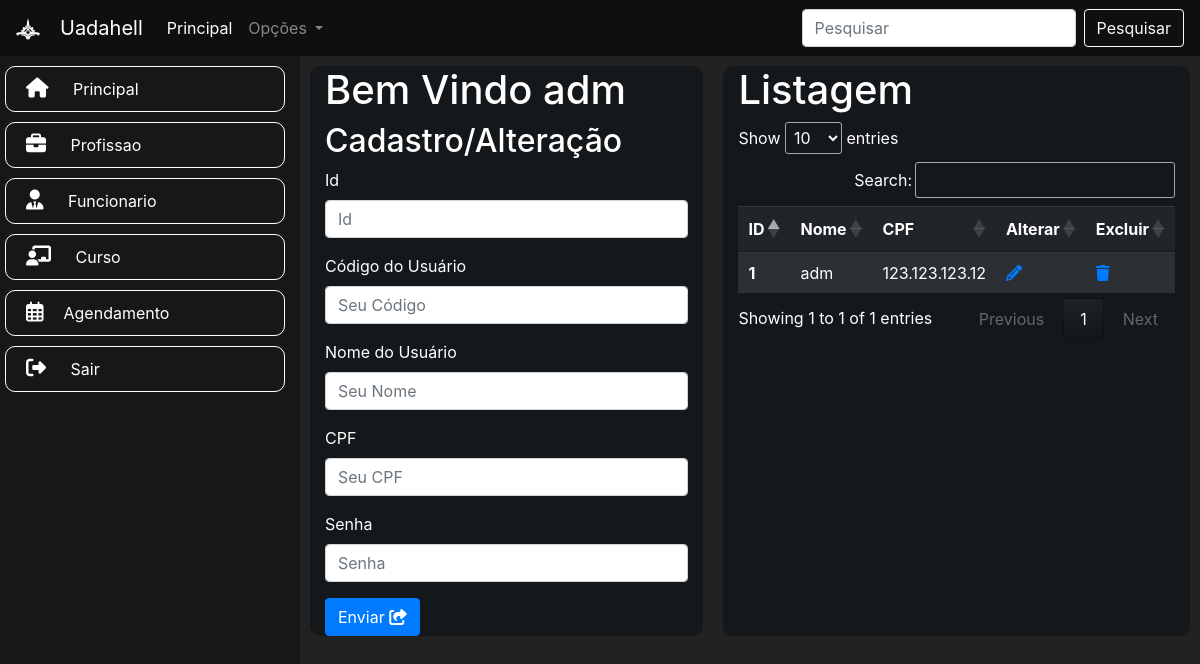
The app's page /principal.php (signed in) with its own data.
### tables this page shows
CREATE TABLE usuario(
	id INT PRIMARY KEY NOT NULL AUTO_INCREMENT,
    codigo VARCHAR(45),
    nome VARCHAR (45),
    cpf VARCHAR (45),
    senha VARCHAR(45)
);

### principal.php (the view, shortened to what this page needs)
<?php
include 'conexao.php';
$destino = "./usuario/inserir.php";
?>
<!DOCTYPE html>
<html lang="pt-br">
<head>
    <link rel="stylesheet" href="resources\style.css">
    <link rel="stylesheet" href="https://cdnjs.cloudflare.com/ajax/libs/animate.css/4.1.1/animate.min.css" />
    <link rel="stylesheet" href="https://cdnjs.cloudflare.com/ajax/libs/font-awesome/6.4.2/css/all.min.css"
 />
    <link rel="stylesheet" href="https://stackpath.bootstrapcdn.com/bootstrap/4.1.3/css/bootstrap.min.css"
>
    <link rel="stylesheet" href="https://cdn.datatables.net/1.13.6/css/jquery.dataTables.css">
</head>
<body style="background-color: #222222">
    <?php include('nav.php'); ?>
    <div class="container-fluid">
        <div class="row">
            <div class="col-md-3 menu animate__animated animate__fadeInLeft">
                <?php include 'menu.php'; ?>
            </div>
            <div class="col-md-9">
                <div class="row">
                    <div class="col-md cartao">
                        <h1>Bem Vindo
                            <?php echo $_SESSION['usuario'] ?>
                        </h1>
                        <h2>Cadastro/Alteração</h2>
                        <form action="<?= $destino; ?>" method="POST">
                            <div class="form-group">
                                <label>Id</label>
                                <input name="id" value="<?php echo isset($usuarios) ? $usuarios['id'] : '' ?>" type="text"
                                    class="form-control" placeholder="Id">
                            </div>
                            <div class="form-group">
                                <label>Código do Usuário</label>
                                <input name="codigo" value="<?php echo isset($usuarios) ? $usuarios['codigo'] : '' ?>"
                                    type="text" class="form-control" placeholder="Seu Código">
                            </div>
                            <div class="form-group">
                                <label>Nome do Usuário</label>
                                <input name="nome" value="<?php echo isset($usuarios) ? $usuarios['nome'] : '' ?>"
                                    type="text" class="form-control" placeholder="Seu Nome">
                            </div>
                            <div class="form-group">
                                <label>CPF</label>
                                <input id="cpf" value="<?php echo isset($usuarios) ? $usuarios['cpf'] : '' ?>" name="cpf"
                                    type="text" class="form-control" placeholder="Seu CPF">
                            </div>
                            <div class="form-group">
                                <label> Senha </label>
                                <input name="senha" value="<?php echo isset($usuarios) ? $usuarios['senha'] : '' ?>"
                                    type="text" class="form-control" placeholder="Senha" id="campoSenha">
                            </div>
                            <button type="submit" class="btn btn-primary">Enviar <i class="fa-solid fa-share-from-square"></i></button>
                        </form>
                    </div>
                    <div class="col-md cartao">
                        <h1>Listagem</h1>
                        <table class="table table-striped table-dark" id="tabela">
                            <thead>
                                <tr>
                                    <th scope="col">ID</th>
                                    <th scope="col">Nome</th>
                                    <th scope="col">CPF</th>
                                    <th scope="col">Alterar</th>
                                    <th scope="col">Excluir</th>
                                </tr>
                            </thead>
                            <tbody>
                                <?php
                                $sql = "SELECT * FROM usuario";
                                $resultado = mysqli_query($conexao, $sql);
                                while ($coluna = mysqli_fetch_array($resultado)) {
                                    ?>
                                    <tr>
                                        <th scope="row">
                                            <?php echo $coluna['id']; ?>
                                        </th>
                                        <td>
                                            <?php echo $coluna['nome']; ?>
                                        </td>
                                        <td>
                                            <?php echo $coluna['cpf']; ?>
                                        </td>
                                        <td> <a href="principal.php?alteracao=<?= $coluna['id'] ?>"> <i class="fa-solid fa-pencil"></i> </a> </td>
                                        <td><a href="<?php echo "./usuario/excluir.php?id=" . $coluna['id']; ?>"><i class="fa-solid fa-trash"></i></a>
                                        </td>
                                    <?php } ?>
                                </tr>
                            </tbody>
                        </table>
                    </div>
                </div>
            </div>
        </div>
    </div>
</body>
</body>
</html>

### resources/style.css (style rules this page uses)
.menu { min-width: 250px; height: 100vh; background-color: #171718; color: white; list-style: none; }
.cartao { background-color: rgb(20, 24, 27); color: #ffff; margin: 10px; border-radius: 10px; }

### records on screen
usuario: id "1", nome "adm", cpf "123.123.123.12"

### other values on screen
$_SESSION['usuario'] "adm"
